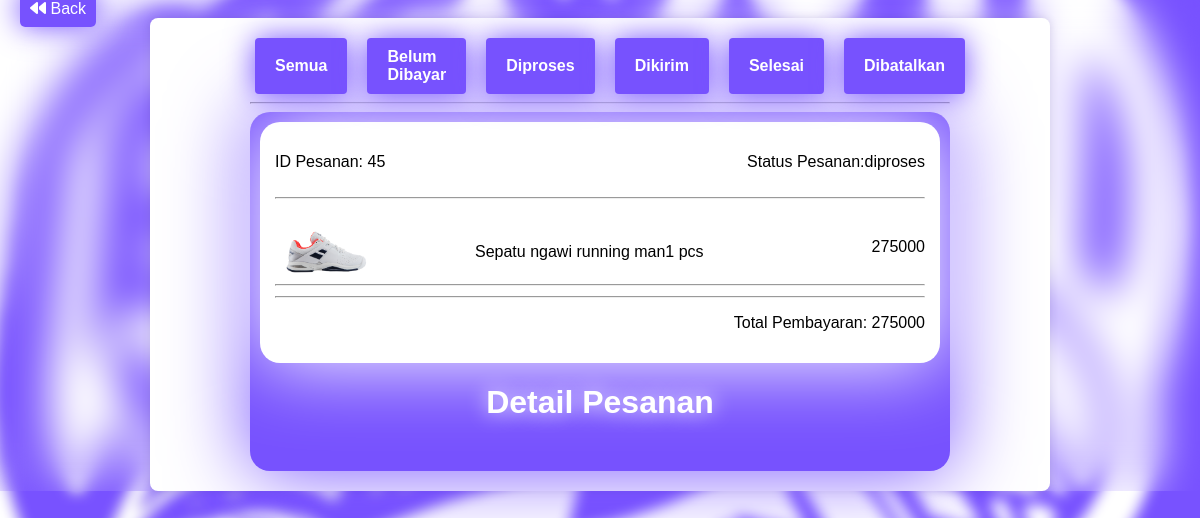
/pages/Pesanan.php (signed in), run on the app's committed database.
### tables this page shows
CREATE TABLE `pesanan` (
  `id_pesanan` int(11) NOT NULL,
  `id_pelanggan` int(11) NOT NULL,
  `total_pembayaran` int(11) NOT NULL,
  `tanggal_pesanan` datetime DEFAULT NULL,
  `status_pesanan` enum('keranjang','belum dibayar','sudah dibayar','diproses','dikirim','selesai','dibatalkan') NOT NULL
);

CREATE TABLE `detail_pesanan` (
  `id_detail_pesanan` int(11) NOT NULL,
  `id_pelanggan` int(11) NOT NULL,
  `id_pesanan` int(11) NOT NULL,
  `id_sepatu` int(11) NOT NULL,
  `ukuran_sepatu` int(11) NOT NULL,
  `harga_satuan` int(11) NOT NULL,
  `jumlah_sepatu` int(11) NOT NULL,
  `total_harga` int(11) NOT NULL
);

CREATE TABLE `sepatu` (
  `id_sepatu` int(11) NOT NULL,
  `nama_sepatu` varchar(255) NOT NULL,
  `jenis_sepatu` varchar(255) NOT NULL,
  `harga` int(11) NOT NULL,
  `deskripsi` text NOT NULL,
  `sepatu_img` varchar(255) NOT NULL
);

### util/loginSession.php (called while the page is built, shortened)
<?php
if(!isset($_SESSION['logged'])){
    echo "<script>
        alert('Anda Belum Login Broo');
        document.location.href = '../pages/login.php';
    </script>";
}else{
    if (isset($_SESSION['username'])) {
        $id_akun  = $_SESSION['id_akun'];
    } else {
        echo "<script>
                alert('Akun Tidak Ditemukan');
                document.location.href = '../pages/login.php';
            </script>";
    }
}
?>

### pages/pesanan.php (the view, shortened to what this page needs)
<?php
require "../util/koneksi.php";
require "../util/loginSession.php";
$queryselect = "SELECT * FROM pesanan
where id_pelanggan = $id_akun AND status_pesanan !='keranjang'";
$pesanan=mysqli_query($conn, $queryselect);
$array_pesanan =[];
while($row=mysqli_fetch_assoc($pesanan)){
    $array_pesanan[] =$row;
}
?>
<!DOCTYPE html>
<html lang="en">
<head>
    <link rel="stylesheet" href="../style/p.css">
    <link rel="stylesheet" href="https://cdnjs.cloudflare.com/ajax/libs/font-awesome/6.4.2/css/all.min.css" />
</head>
<body>
<a href="UserPage.php">
    <i class="fa-solid fa-backward"></i> Back</a>
<div class="container-pesanan">
    <div class="kategori-pesanan">
        <a href="#" onclick="loadKatalog('semua')">Semua</a>
        <a href="#" onclick="loadKatalog('belum dibayar')">Belum Dibayar</a>
        <a href="#" onclick="loadKatalog('diproses')">Diproses</a>
        <a href="#" onclick="loadKatalog('dikirim')">Dikirim</a>
        <a href="#" onclick="loadKatalog('selesai')">Selesai</a>
        <a href="#" onclick="loadKatalog('dibatalkan')">Dibatalkan</a>
    </div>
    <hr>
    <div class="container-proses-pesanan">
        <?php foreach ($array_pesanan as $record_pesanan) : ?>
            <div class="proses-pesanan" data-jenis="<?= $record_pesanan['status_pesanan']?>">
                <div class="header-pesanan">
                    <p>ID Pesanan: <?= $record_pesanan['id_pesanan'];?></p>
                    <p>Status Pesanan:<?= $record_pesanan['status_pesanan']?></p>
                </div>
                <hr>
                <?php
                $id_pesanan = $record_pesanan['id_pesanan'];
                $result_detail_pesanan = mysqli_query($conn,"SELECT dtl.*, spt.* FROM detail_pesanan dtl
                    JOIN sepatu spt ON spt.id_sepatu = dtl.id_sepatu
                    WHERE dtl.id_pesanan = $id_pesanan");
                while ($row_detail_pesanan = mysqli_fetch_assoc($result_detail_pesanan)) {
                    $array_detail[]=$row_detail_pesanan;
                }
                ?>
                    <?php foreach ($array_detail as $detail_pesanan) : ?>
                    <div class="detail-pesanan">
                       <div class="img-detail-pesanan">
                           <img src="../img/<?=$detail_pesanan['sepatu_img']?>" alt="img-sepatu" width='100' height='75'>
                        </div>
                        <div class="detail-pesanan">
                            <p>Sepatu <?=$detail_pesanan['nama_sepatu']?></p>
                            <p><?=$detail_pesanan['jumlah_sepatu']?> pcs</p>
                        </div>
                        <div class="harga-satuan">
                            <span><?=$detail_pesanan['harga_satuan']?></span>
                        </div>
                    </div>
                    <?php endforeach; ?>
                <hr>
                <div class="footer-pesanan">
                <hr>
                    <p>Total Pembayaran: <?=$record_pesanan['total_pembayaran'];?></p>
                </div>
            </div>
           <h1>Detail Pesanan</h1>
            <br>
        <?php endforeach; ?>
    </div>
</div>
</body>
</html>

### style/p.css (style rules this page uses)
body { margin: 0; padding: 0; font-family: 'Arial', sans-serif; background: url(../asset/lightpic.png); background-size: cover; backdrop-filter: blur(20px); }
body a { margin-left: 20px; padding: 10px; position: relative; color: white; background-color: #7752FE; box-shadow: 0 0 30px #7752FE; border-radius: 5px; text-decoration: none; }
.container-pesanan { max-width: 1200px; margin-left: 150px; margin-right: 150px; margin-top: 0px; margin-bottom: 50px; background-color: #fff; padding: 20px; padding-left: 100px; padding-right: 100px; border-radius: 8px; box-shadow: 0 0 10px rgba(0, 0, 0, 0.1); }
.kategori-pesanan { display: flex; justify-content: center; margin-bottom: 0px; }
.kategori-pesanan a { text-decoration: none; color: white; font-weight: bold; padding: 10px 20px; border-radius: 4px; background-color: #7752FE; transition: background-color 0.3s ease; display: flex; align-items: center; }
.container-proses-pesanan { background-color: #7752FE; box-shadow: 0 0 80px #7752FE; border-radius: 20px; padding: 10px; display:grid; }
.container-proses-pesanan h1 { text-align: center; color: white; text-shadow: 0 0 20px white; }
.proses-pesanan { display: block; align-items: center; background-color: white; box-shadow: 0 0 80px white; padding: 15px; border-radius: 20px; }
.header-pesanan { display: flex; justify-content: space-between; margin-bottom: 10px; }
.detail-pesanan { display: flex; align-items: center; margin-bottom: 10px; }
.img-detail-pesanan img { width: 100px; height: 75px; object-fit: cover; }
.harga-satuan { margin-left: auto; }
.footer-pesanan { margin-top: 10px; text-align: right; }
.detail-pesanan { display: flex; align-items: center; justify-content: space-around; margin-bottom: -10px; }
.img-detail-pesanan img { margin-right: 100px; }

### data on the page
pesanan: id_pesanan "45", status_pesanan "diproses", total_pembayaran "275000"
detail_pesanan: id_sepatu.sepatu_img (picture), id_sepatu.nama_sepatu "ngawi running man", jumlah_sepatu "1", harga_satuan "275000"
